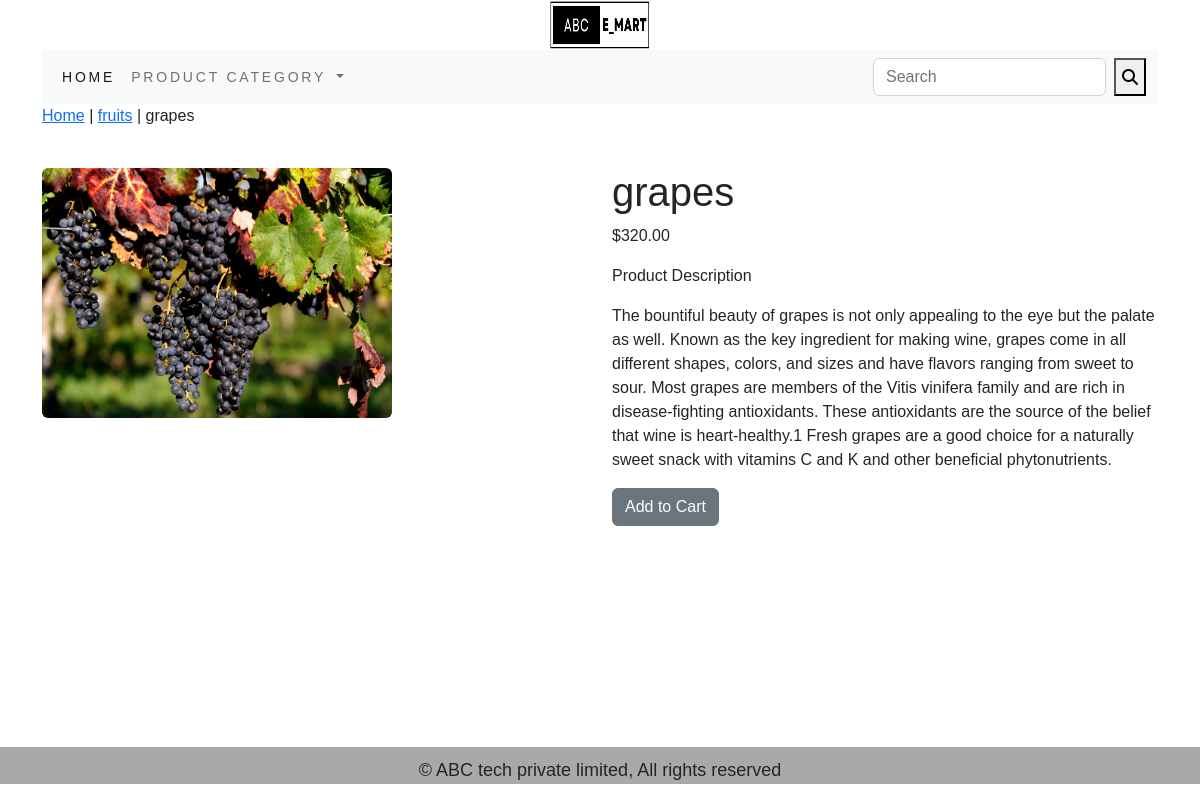
The app's page /ecommerceapp/fruits-category/grapes/ with its own data.
### ecommerceapp/models.py (models this page shows, shortened)
class Product(models.Model):
    name=models.CharField(max_length=250, unique=True)
    slug=models.SlugField(max_length=250, unique=True)
    description=models.TextField(blank=True)
    price=models.DecimalField(max_digits=10, decimal_places=2)
    category=models.ForeignKey(Category, on_delete=models.CASCADE)
    image=models.ImageField(upload_to='product', blank=True)
    stock=models.IntegerField()
    available=models.BooleanField(default=True)
    created=models.DateTimeField(auto_now_add=True)
    updated=models.DateTimeField(auto_now=True)
    class Meta:
        ordering=('name',)
        verbose_name='product'
        verbose_name_plural='products'

class Category(models.Model):
    name=models.CharField(max_length=250, unique=True)
    slug=models.SlugField(max_length=250, unique=True)
    description=models.TextField(blank=True)
    image=models.ImageField(upload_to="category", blank=True)
    class Meta:
        ordering=('name',)
        verbose_name='category'
        verbose_name_plural='categories'
    def get_urll(self):
        return reverse('ecommerceapp:products_by_category', args=[self.slug])
    def __str__(self):
        return '{}'.format(self.name)

### ecommerceapp/views.py (the view)
# urls.py: path('<slug:c_slug>/<slug:product_slug>/',views.prodetail,name='prodcatdetail'),
def prodetail(request,c_slug,product_slug):
    try:
        product=Product.objects.get(category__slug=c_slug,slug=product_slug)
    except Exception as e:
        raise  e
    return render(request,'products.html',{'product':product})

### cart_app/context_processor.py (called while the page is built)
def counter(request):
    item_count=0
    if 'admin' in request.path:
        return {}
    else:
        try:
            cart=Cart.objects.filter(cart_id=_cart_id(request))
            car_items=CartItem.objects.all().filter(cart=cart[:1])
            for cart_item in car_items:
                item_count +=cart_item.quantity
        except Cart.DoesNotExist:
            item_count=0
    return dict(item_count=item_count)

### cart_app/views.py (called while the page is built)
def _cart_id(request):
    cart=request.session.session_key
    if not cart:
        cart=request.session.create()
    return cart

### ecommerceapp/context_processors.py (called while the page is built)
def menu_links(request):
    links=Category.objects.all()
    return dict(links=links)

### templates/products.html (shortened to what this page needs)
{% extends 'base.html' %}
{% load static %}
{% block content %}
<div>
    <div>
        <p><a href="{% url 'ecommerceapp:allprodcat' %}">Home</a> | <a href="{{product.category.get_urll}}">{{ product.category }}</a> | {{ product.name }} </p>
    </div>
</div>
<br>
        <div class="row">
            <div class="col-md-6">
            <img src="{{ product.image.url }}" alt="{{ product.name }}"  width="350" height="250" class="rounded">
            </div>
        <div class="col-md-6">
            <h1>{{ product.name }}</h1>
            <p>${{product.price }}</p>
            <p>Product Description</p>
            <p>{{ product.description }} </p>
            {% if product.stock <= 0 %}
            <p><b>Out of stock</b></p>
            {% else %}
            <a class="btn btn-secondary" href="{% url 'cart:add_cart' product.id %}">Add to Cart</a>
            {% endif %}
        </div>
    </div>
{% endblock %}

### templates/base.html (style rules this page uses)
body { font-family: 'Secular One', sans-serif; }

### records on screen
Product: category "fruits", name "grapes", image (picture), price "320.00", description "The bountiful beauty of grapes is not only appealing to the eye but the palate as well. Known as the key ingredient for making wine, grapes come in all different shapes, colors, and sizes and have flavors ranging from sweet to sour. Most grapes are members of the Vitis vinifera family and are rich in disease-fighting antioxidants. These antioxidants are the source of the belief that wine is heart-healthy.1 Fresh grapes are a good choice for a naturally sweet snack with vitamins C and K and other beneficial phytonutrients."
